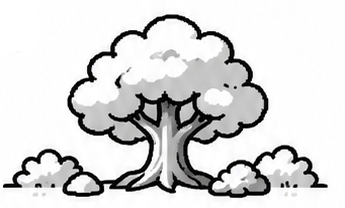
#> input picture assets_local/quest/redesign/saga-covers/cover-0-source.png, 345 x 208 px; its folder holds 4 pictures in this run
$ python build_saga_covers.py
#> lines starting #> are read from the running program, lines starting #| are printed output that depends on the picture
"""Pack twelve wide saga illustrations as four-level flash artwork."""
from pathlib import Path
from PIL import Image, ImageChops

ROOT = Path(__file__).resolve().parents[2]
SOURCE = ROOT / "assets_local/quest/redesign/saga-covers"


def build():
    lines = ["#pragma once", "#include <FreeInkUI.h>", "#include <algorithm>",
             "// Generated by tools_local/quest/build_saga_covers.py.", "namespace questcover {"]
    for n in range(12):
        image = Image.open(SOURCE / f"cover-{n}-source.png").convert("RGB")
#> image is the input picture: PIL image 345x208 RGB; mean R, G, B 217.1, 217, 217
        bounds = ImageChops.difference(image, Image.new("RGB", image.size, "white")).convert("L").point(lambda px: 255 if px > 35 else 0).getbbox()
#> bounds = (3, 14, 328, 198)
        assert bounds
        image = image.crop(bounds)
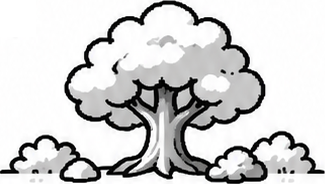
#> image: PIL image 325x184 RGB; mean R, G, B 209.7, 209.6, 209.7
        image.thumbnail((168, 104), Image.Resampling.LANCZOS)
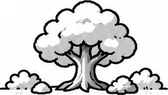
#> image: PIL image 168x95 RGB; mean R, G, B 209.9, 209.8, 209.8
        canvas = Image.new("RGB", (176, 112), "white")
#> canvas: PIL image 176x112 RGB; every value is 255
        canvas.paste(image, ((176-image.width)//2, 108-image.height))
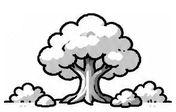
#> canvas: PIL image 176x112 RGB; mean R, G, B 218.5, 218.4, 218.4
        canvas.save(SOURCE / f"cover-{n}.png")
        pixels = list(canvas.convert("L").tobytes())
#> pixels = 19712 values, max 255 at index 0, min 0 at index 2552, mean 218.4
        coverage = [(255-value+42)//85 for value in pixels]
#> coverage = 19712 values, max 3 at index 2551, min 0 at index 0, mean 0.451
        data = [sum(coverage[at+k] << (6-2*k) for k in range(4)) for at in range(0,len(coverage),4)]
#> data = 4928 values, max 255 at index 638, min 0 at index 0, mean 38.3
        lines.append(f"inline constexpr uint8_t cover{n}[] = {{")
        for at in range(0,len(data),24): lines.append("    "+", ".join(f"0x{value:02x}" for value in data[at:at+24])+",")
#> this loop made 206 passes
#> at on passes 2 to 4: 24, 48, 72
#> after the loop, lines = 212 items
        lines.append("};")
#> pass 2 of the loop in build, `for n in range(12):`:
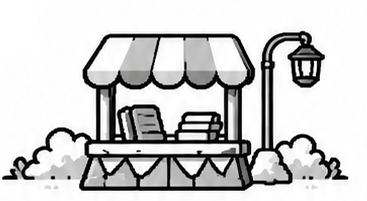
#> input picture assets_local/quest/redesign/saga-covers/cover-1-source.png, 367 x 201 px
#> in build, image is the input picture: PIL image 367x201 RGB; mean R, G, B 205, 205, 205
#> bounds = (2, 31, 349, 191)
#> in build, `image.thumbnail((168, 104), Image.Resampling.LANCZOS)`:
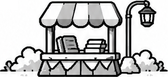
#> image: PIL image 168x77 RGB; mean R, G, B 189.2, 189.2, 189.2
#> in build, `canvas.paste(image, ((176-image.width)//2, 108-image.height))`:
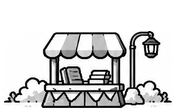
#> canvas: PIL image 176x112 RGB; mean R, G, B 211.8, 211.8, 211.8
#> pixels = 19712 values, max 255 at index 0, min 0 at index 5772, mean 211.8
#> coverage = 19712 values, max 3 at index 5605, min 0 at index 0, mean 0.515
#> data = 4928 values, max 255 at index 1443, min 0 at index 0, mean 42.72
#> the loop in build, `for at in range(0,len(data),24): lines.append("    "+", ".join(f"0x{va..` made 206 passes
#> after the loop in build, `for at in range(0,len(data),24): lines.append("    "+", ".join(f"0x{va..`: lines = 420 items
    lines.append("inline constexpr const uint8_t* COVERS[] = {"+", ".join(f"cover{n}" for n in range(12))+"};")
    lines.append('''inline void draw(freeink::ui::DrawTarget& target, freeink::ui::Rect area, unsigned index) {
  namespace fui = freeink::ui;
  if (index >= 12 || area.empty()) return;
  const int width = std::min(int(area.width), int(area.height) * 176 / 112), height = width * 112 / 176;
  if (!width || !height) return;
  const int left = area.x + (area.width - width) / 2, top = area.y + (area.height - height) / 2;
  static constexpr fui::Paint PAINTS[] = {fui::Paint::solid(fui::Color::White), fui::Paint::dither(fui::Color::LightGray),
                                         fui::Paint::dither(fui::Color::DarkGray), fui::Paint::solid(fui::Color::Black)};
  for (int y = 0; y < height; ++y) {
    const int row = y * 112 / height * 44;
    int start = 0, previous = -1;
    for (int x = 0; x <= width; ++x) {
      const int sourceX = x < width ? x * 176 / width : 0;
      const int value = x < width ? (COVERS[index][row + sourceX / 4] >> (6 - sourceX % 4 * 2)) & 3 : -1;
      if (value != previous) {
        if (previous > 0) target.fill(fui::makeRect(left + start, top + y, x - start, 1), PAINTS[previous]);
        start = x; previous = value;
      }
    }
  }
}
}  // namespace questcover''')
    (ROOT / "src/apps_local/quest/QuestSagaCovers.h").write_text("\n".join(lines)+"\n","utf-8")
    print("Saga covers: twelve 176x112 four-level illustrations, 59,136 flash bytes, no heap allocation")


if __name__ == "__main__":
#> (the run stopped early here; a loop or call above may not have finished)
